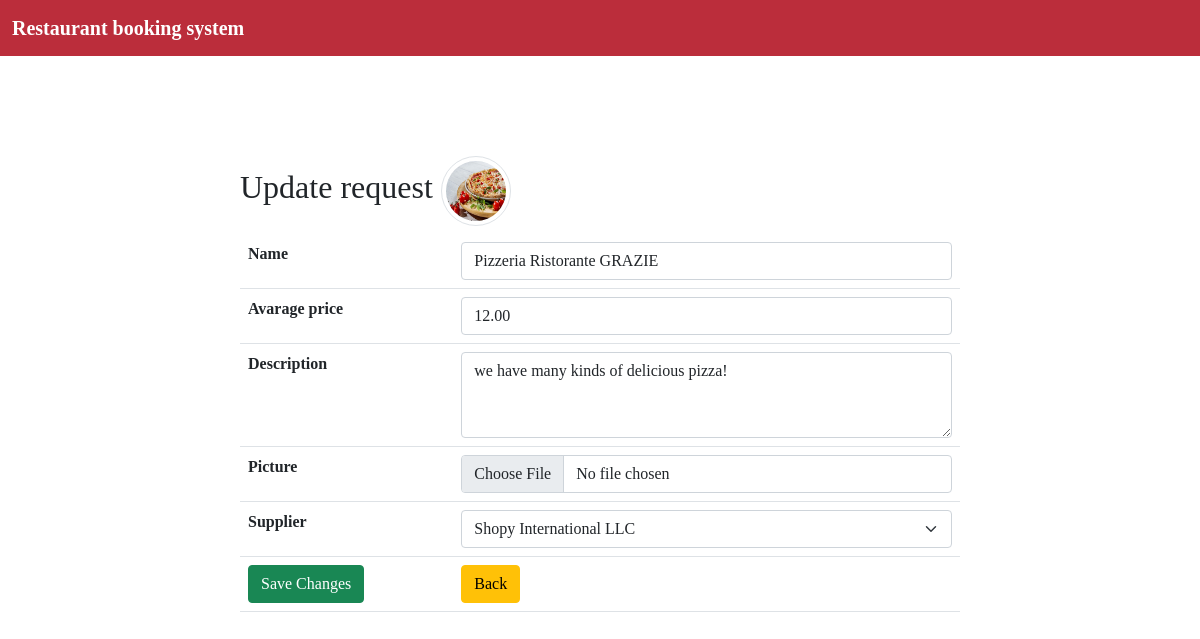
The app's page /products/update.php?id=1 (signed in) with its own data.
### tables this page shows
CREATE TABLE `products` (
  `id` int(11) NOT NULL,
  `name` varchar(255) NOT NULL,
  `price` decimal(13,2) NOT NULL,
  `picture` varchar(255) DEFAULT NULL,
  `fk_supplierId` int(11) DEFAULT NULL,
  `description` varchar(300) NOT NULL
);

### products/update.php (the view, shortened to what this page needs)
<?php
require_once '../components/db_connect.php';
if ($_GET['id']) {
    $id = $_GET['id'];
    $sql = "SELECT * FROM products WHERE id = {$id}";
    $result = mysqli_query($connect, $sql);
    if (mysqli_num_rows($result) == 1) {
        $data = mysqli_fetch_assoc($result);
        $name = $data['name'];
        $price = $data['price'];
        $picture = $data['picture'];
        $description = $data["description"];
        $supplier = $data['fk_supplierId'];
        $resultSup = mysqli_query($connect, "SELECT * FROM supplier");
        $supList = "";
        if (mysqli_num_rows($resultSup) > 0) {
            while ($row = $resultSup->fetch_array(MYSQLI_ASSOC)) {
                if ($row['supplierId'] == $supplier) {
                    $supList .= "<option selected value='{$row['supplierId']}'>{$row['sup_name']}</option>";
                } else {
                    $supList .= "<option value='{$row['supplierId']}'>{$row['sup_name']}</option>";
                }
            }
        } else {
            $supList = "<li>There are no suppliers registered</li>";
        }
    } else {
        header("location: error.php");
    }
} else {
    header("location: error.php");
}
?>
<!DOCTYPE html>
<html>
<head>
    <?php require_once '../components/boot.php' ?>
</head>
<body>
    <nav class="navbar navbar-expand-lg navbar">
        <div class="container-fluid">
            <a class="navbar-brand text-white fw-bold" href="index.php">Restaurant booking system</a>
        </div>
    </nav>
    <fieldset>
        <legend class='h2'>Update request <img class='img-thumbnail rounded-circle' src='pictures/<?php echo $picture ?>' alt="<?php echo $name ?>"></legend>
        <form action="actions/a_update.php" method="post" enctype="multipart/form-data">
            <table class="table">
                <tr>
                    <th>Name</th>
                    <td><input class="form-control" type="text" name="name" placeholder="Product Name" value="<?php echo $name ?>" /></td>
                </tr>
                <tr>
                    <th>Avarage price</th>
                    <td><input class="form-control" type="number" name="price" step="any" placeholder="Price" value="<?php echo $price ?>" /></td>
                </tr>
                <tr>
                    <th>Description</th>
                    <td><textarea class="form-control" type="text" name="description" placeholder="Description" rows="3"><?php echo $description ?></textarea></td>
                </tr>
                <tr>
                    <th>Picture</th>
                    <td><input class="form-control" type="file" name="picture" /></td>
                </tr>
                <tr>
                    <th>Supplier</th>
                    <td>
                        <select class="form-select" name="supplier" aria-label="Default select example">
                            <?php echo $supList; ?>
                        </select>
                    </td>
                </tr>
                <tr>
                    <td><button class="btn btn-success" type="submit">Save Changes</button></td>
                    <td><a href="index.php"><button class="btn btn-warning" type="button">Back</button></a></td>
                </tr>
            </table>
        </form>
    </fieldset>
</body>
</html>

### components/boot.php (style rules this page uses)
* { font-family: Georgia, serif; }
.navbar { background-color: rgb(187, 45, 59); }
a { text-decoration: none; }

### products/update.php (style rules this page uses)
fieldset { margin: auto; margin-top: 100px; width: 60%; }
.img-thumbnail { width: 70px !important; height: 70px !important; }

### records on screen
products: picture (picture), name "Pizzeria Ristorante GRAZIE", price "12.00", description "we have many kinds of delicious pizza!"

### other values on screen
form field supplier "Shopy International LLC"
